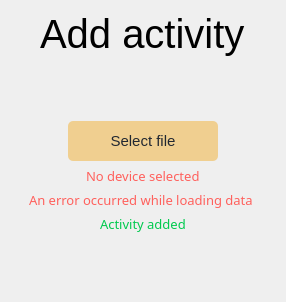
            <widget class="QWidget" name="add_activity_page">
             <layout class="QVBoxLayout" name="verticalLayout_16">
              <item alignment="Qt::AlignHCenter|Qt::AlignVCenter">
               <widget class="QLabel" name="label_7">
                <property name="font">
                 <font>
                  <pointsize>30</pointsize>
                 </font>
                </property>
                <property name="text">
                 <string>Add activity</string>
                </property>
               </widget>
              </item>
              <item>
               <widget class="QStackedWidget" name="stackedWidget">
                <property name="currentIndex">
                 <number>0</number>
                </property>
                <widget class="QWidget" name="select_file">
                 <layout class="QVBoxLayout" name="verticalLayout_17">
                  <item>
                   <widget class="QWidget" name="widget" native="true">
                    <property name="sizePolicy">
                     <sizepolicy hsizetype="Preferred" vsizetype="Expanding">
                      <horstretch>0</horstretch>
                      <verstretch>0</verstretch>
                     </sizepolicy>
                    </property>
                    <layout class="QVBoxLayout" name="verticalLayout_18">
                     <item>
                      <spacer name="verticalSpacer_3">
                       <property name="orientation">
                        <enum>Qt::Vertical</enum>
                       </property>
                       <property name="sizeHint" stdset="0">
                        <size>
                         <width>20</width>
                         <height>40</height>
                        </size>
                       </property>
                      </spacer>
                     </item>
                     <item alignment="Qt::AlignHCenter|Qt::AlignVCenter">
                      <widget class="QPushButton" name="select_activity_file_btn">
                       <property name="minimumSize">
                        <size>
                         <width>150</width>
                         <height>40</height>
                        </size>
                       </property>
                       <property name="font">
                        <font>
                         <pointsize>11</pointsize>
                        </font>
                       </property>
                       <property name="cursor">
                        <cursorShape>PointingHandCursor</cursorShape>
                       </property>
                       <property name="styleSheet">
                        <string notr="true">#select_activity_file_btn {	
	color: #222831;
	background-color: #F0CF90;
	border-radius: 5px;
	text-align: center;
}

#select_activity_file_btn:pressed {
	background-color: #C3943C;
}</string>
                       </property>
                       <property name="text">
                        <string>Select file</string>
                       </property>
                      </widget>
                     </item>
                     <item alignment="Qt::AlignHCenter|Qt::AlignVCenter">
                      <widget class="QLabel" name="no_device_selected_label">
                       <property name="sizePolicy">
                        <sizepolicy hsizetype="Minimum" vsizetype="Minimum">
                         <horstretch>0</horstretch>
                         <verstretch>0</verstretch>
                        </sizepolicy>
                       </property>
                       <property name="font">
                        <font>
                         <family>Montserrat Medium</family>
                         <pointsize>10</pointsize>
                        </font>
                       </property>
                       <property name="styleSheet">
                        <string notr="true">color: #FF605C;</string>
                       </property>
                       <property name="text">
                        <string>No device selected</string>
                       </property>
                      </widget>
                     </item>
                     <item alignment="Qt::AlignHCenter">
                      <widget class="QLabel" name="error_while_loading_data_label">
                       <property name="font">
                        <font>
                         <family>Montserrat Medium</family>
                         <pointsize>10</pointsize>
                        </font>
                       </property>
                       <property name="styleSheet">
                        <string notr="true">color: #FF605C;</string>
                       </property>
                       <property name="text">
                        <string>An error occurred while loading data </string>
                       </property>
                      </widget>
                     </item>
                     <item alignment="Qt::AlignHCenter">
                      <widget class="QLabel" name="activity_added_label">
                       <property name="font">
                        <font>
                         <family>Montserrat Medium</family>
                         <pointsize>10</pointsize>
                        </font>
                       </property>
                       <property name="styleSheet">
                        <string notr="true">color: #00CA4E;</string>
                       </property>
                       <property name="text">
                        <string>Activity added</string>
                       </property>
                      </widget>
                     </item>
                     <item>
                      <spacer name="verticalSpacer_4">
                       <property name="orientation">
                        <enum>Qt::Vertical</enum>
                       </property>
                       <property name="sizeHint" stdset="0">
                        <size>
                         <width>20</width>
                         <height>40</height>
                        </size>
                       </property>
                      </spacer>
                     </item>
                    </layout>
                   </widget>
                  </item>
                 </layout>
                </widget>
                <widget class="QWidget" name="file_summary"/>
               </widget>
              </item>
             </layout>
            </widget>
